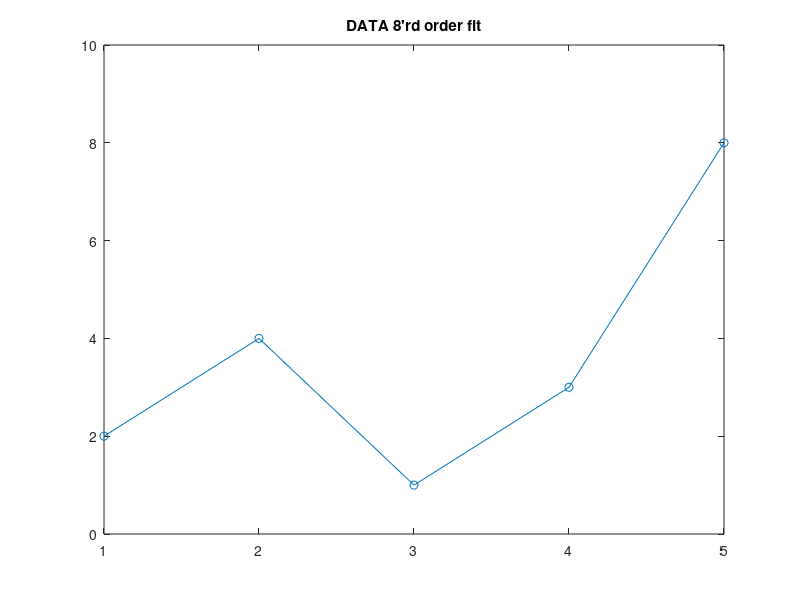

Write the MATLAB code that produced this figure.
% Gökay AKÇAY 090200147
clear
clc

% Order can be adjusted for any other degrees. Here I defined the order 3.
order = 8;

% Given data in the question
x = [1;2;3;4;5];
y = [2;4;1;3;8];

% N is the size of the data
N = size(x,1);

% M must be a matrix of order+1 x order+1 .

M = zeros(order+1,order+1);

% V must be a matrix of order+1 x 1 .
V = zeros(order+1,1);

% A is the coefficient for the equation is must be also order+1 because of x^0.
a = zeros(order+1,1);


%M(1) and V(1) is same for all orders.
M(1) = N;
V(1) = sum(y);

for i=1:(order+1)
   
    % If it is the first row then add normally.
    if(i == 1)
        for j=2:(order+1)
            M(i,j) = sum(power(x,j));
        end 
 
    
    else  
        % If it is other other rows increase the power of first indices by 1.
        for j=1:(order+1)
            M(i,j) = sum(power(x,j+i-1));
        end
         % I also defined V in the same loop.
        V(i) = sum(power(x,i-1).*y);

    end
end


% Find the Linear Solution for M * a = V. It is the same with M\V operation.

a = linsolve(M,V);

% Create fit datas for visualizing.
x_fit = [1:size(x,1)];
y_fit = zeros(size(x_fit,2),1);

% Define each y data for given coefficients.
for k = 1: size(x_fit,2)

    for e = 1:(order+1)
       y_fit(k) = y_fit(k) + power(x_fit(k),e)*a(e);
    end
      
end


% Fit data is plotted.

plot(x_fit,y_fit);
hold on
% Given data in the question.
scatter(x,y)
title("DATA 8'rd order fit")

M
V
a


